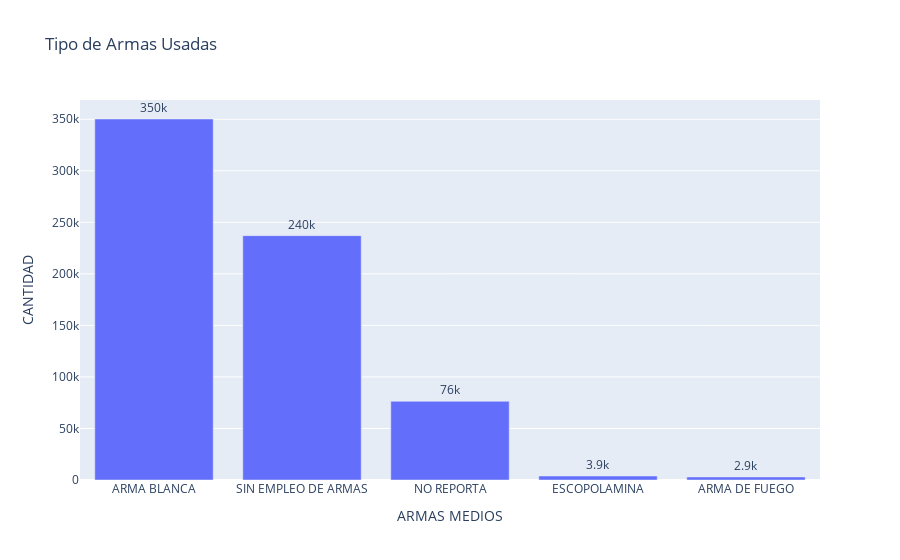

Notebook code for this chart:
### Code cell
print(tipo_de_arma.head())

# Crear un gráfico de barras con Plotly
tipo_de_arma_graph = px.bar(
    tipo_de_arma,  # DataFrame que contiene los datos
    x='ARMAS MEDIOS',  
    y='CANTIDAD',  
    text_auto='.2s',  
    title='Tipo de Armas Usadas'
)

# Actualizar el trazado para personalizar el texto
tipo_de_arma_graph.update_traces(
    textfont_size=12,  
    textangle=0,  
    textposition="outside",  # texto fuera de las barras
    cliponaxis=False  # Permite que el texto sobresalga fuera del eje
)

# Mostrar el gráfico
tipo_de_arma_graph.show()
tipo_de_arma_graph.write_html('graphics/weapon.html') #usado para crear el grafico

### Figure 1 — Plotly figure (JSON) as saved in the notebook; plotly's stock layout.template omitted (floating-point values rounded to 4 significant figures)
{"data": [{"alignmentgroup": "True", "cliponaxis": false, "hovertemplate": "ARMAS MEDIOS=%{x}<br>CANTIDAD=%{y}<extra></extra>", "legendgroup": "", "marker": {"color": "#636efa", "pattern": {"shape": ""}}, "name": "", "offsetgroup": "", "orientation": "v", "showlegend": false, "textangle": 0, "textfont": {"size": 12}, "textposition": "outside", "texttemplate": "%{y:.2s}", "type": "bar", "x": ["ARMA BLANCA", "SIN EMPLEO DE ARMAS", "NO REPORTA", "ESCOPOLAMINA", "ARMA DE FUEGO"], "xaxis": "x", "y": [350267, 237096, 76357, 3863, 2949], "yaxis": "y"}], "layout": {"barmode": "relative", "legend": {"tracegroupgap": 0}, "title": {"text": "Tipo de Armas Usadas"}, "xaxis": {"anchor": "y", "domain": [0, 1], "title": {"text": "ARMAS MEDIOS"}}, "yaxis": {"anchor": "x", "domain": [0, 1], "title": {"text": "CANTIDAD"}}}}
